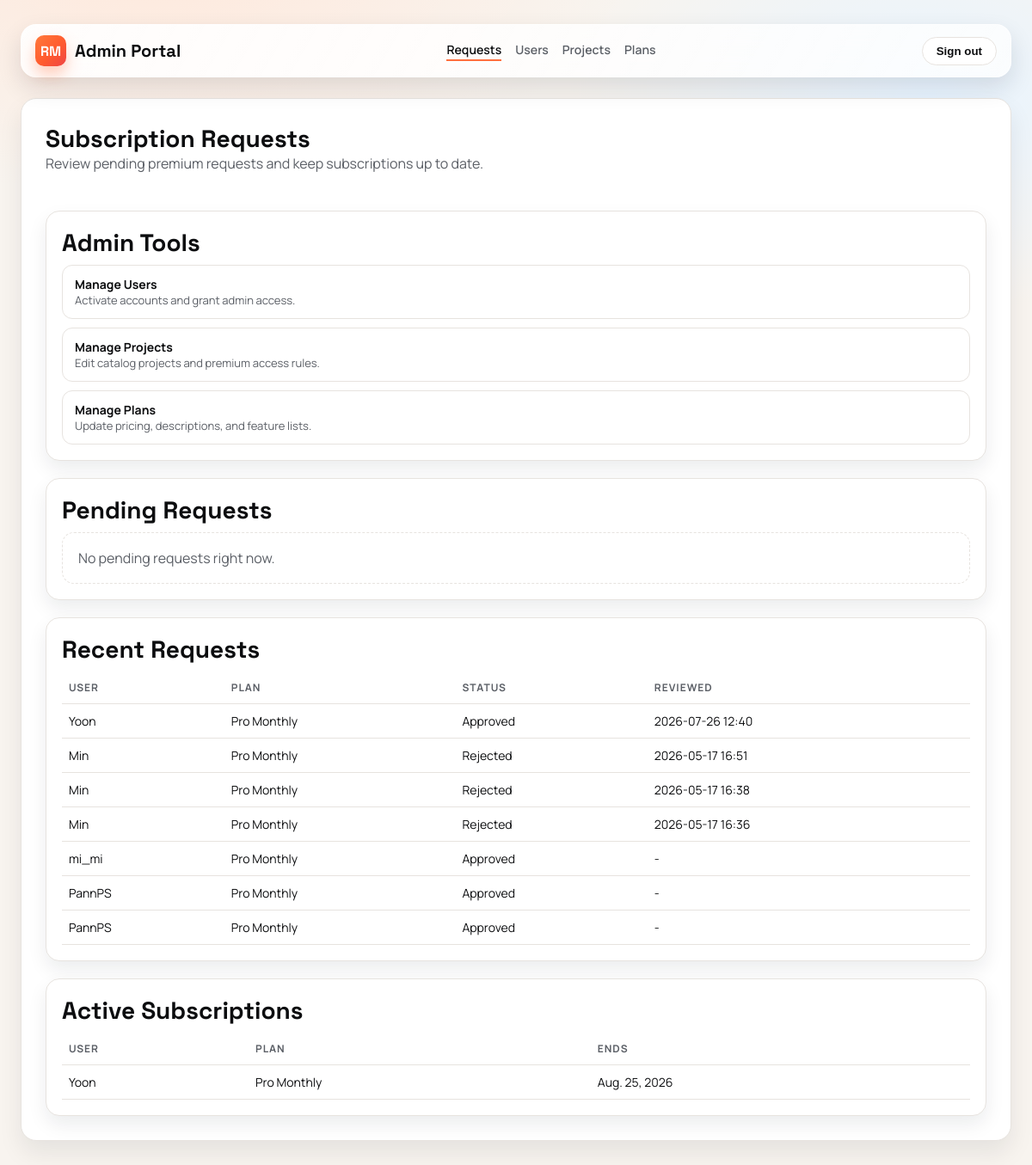
The app's page /admin-portal/ (signed in), older data.
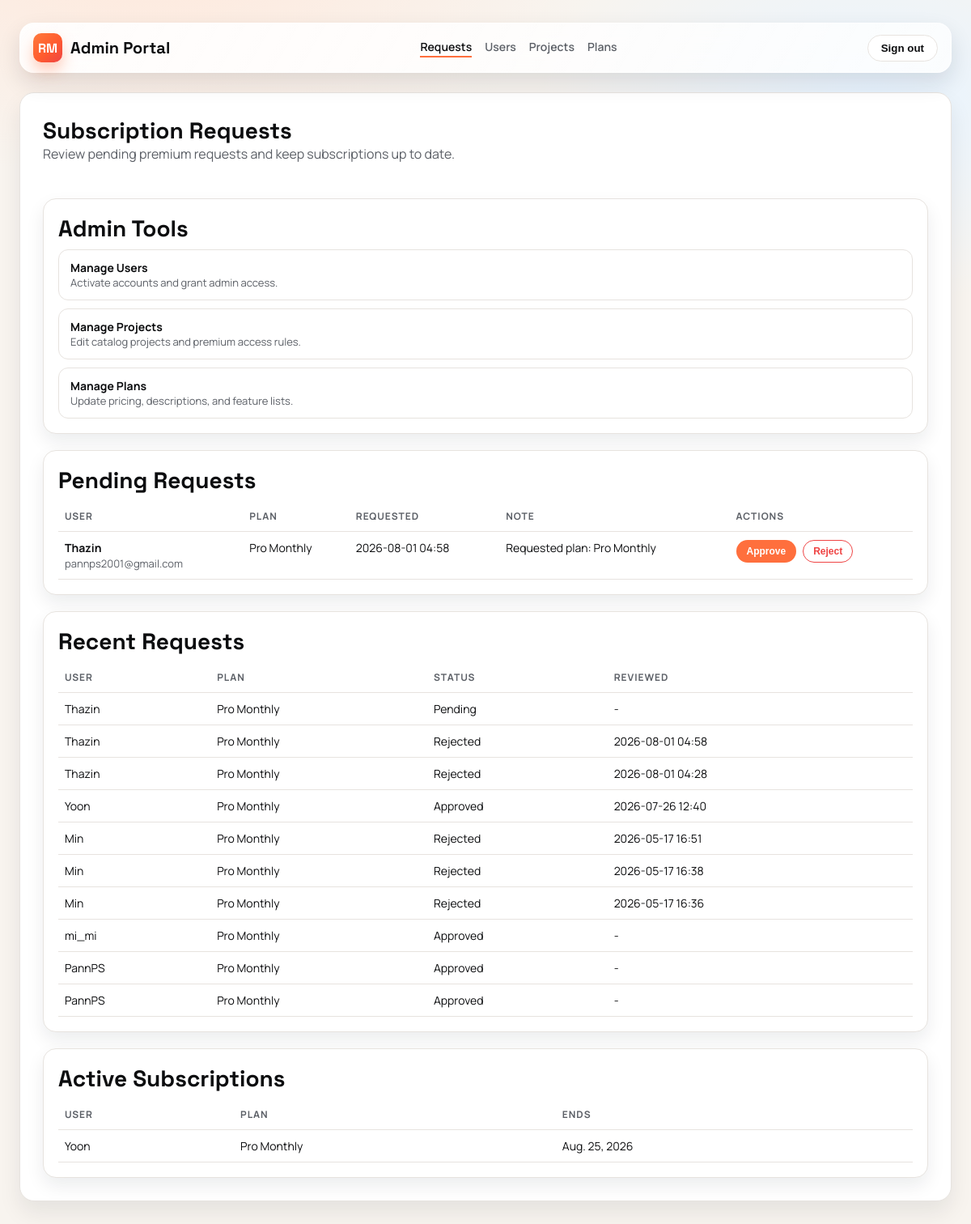
The same page, newer data.
### users/models.py (models this page shows, shortened)
class PremiumRequest(models.Model):
    STATUS_CHOICES = [
        ("pending", "Pending"),
        ("approved", "Approved"),
        ("rejected", "Rejected"),
    ]
    user = models.ForeignKey(settings.AUTH_USER_MODEL, on_delete=models.CASCADE)
    plan = models.ForeignKey("Plan", on_delete=models.PROTECT, blank=True, null=True)
    status = models.CharField(max_length=20, choices=STATUS_CHOICES, default="pending")
    requested_at = models.DateTimeField(auto_now_add=True)
    reviewed_at = models.DateTimeField(blank=True, null=True)
    user_notified_at = models.DateTimeField(blank=True, null=True)
    note = models.TextField(blank=True)
    class Meta:
        ordering = ["-requested_at", "-id"]
        constraints = [
            models.UniqueConstraint(
                fields=["user"],
                condition=Q(status="pending"),
                name="users_one_pending_premium_request_per_user",
            )
        ]

class Plan(models.Model):
    name = models.CharField(max_length=50, unique=True)
    price = models.DecimalField(max_digits=8, decimal_places=2, default=0)
    description = models.TextField(blank=True)
    features = models.TextField(blank=True)
    class Meta:
        ordering = ["name", "id"]

class Subscription(models.Model):
    user = models.ForeignKey(settings.AUTH_USER_MODEL, on_delete=models.CASCADE)
    plan = models.ForeignKey(Plan, on_delete=models.PROTECT)
    start_date = models.DateField(default=timezone.now)
    end_date = models.DateField()
    is_active = models.BooleanField(default=True)
    class Meta:
        ordering = ["-start_date", "-id"]

### users/views.py (the view)
# urls.py: path("admin-portal/", views.admin_dashboard_view, name="admin_dashboard"),
@login_required
def admin_dashboard_view(request):
    if not request.user.is_staff:
        return redirect("admin_login")
    pending_requests = PremiumRequest.objects.filter(status="pending").select_related("user", "plan")
    recent_requests = PremiumRequest.objects.select_related("user", "plan").order_by("-requested_at")[:25]
    active_subscriptions = Subscription.objects.filter(is_active=True).select_related("user", "plan").order_by("-start_date")[:20]
    return render(
        request,
        "users/admin_dashboard.html",
        {
            "pending_requests": pending_requests,
            "recent_requests": recent_requests,
            "active_subscriptions": active_subscriptions,
        },
    )

### users/templates/users/admin_dashboard.html (shortened to what this page needs)
{% extends "users/admin_base.html" %}
{% block content %}
<div class="admin-shell">
    <div class="admin-header">
        <div>
            <h1>Subscription Requests</h1>
            <p class="page-sub">Review pending premium requests and keep subscriptions up to date.</p>
        </div>
    </div>
    <section class="admin-section">
        <h2 class="page-title">Admin Tools</h2>
        <div class="status-stack">
            <a class="status-card" href="{% url 'admin_users' %}">
                <strong>Manage Users</strong>
                <div class="helper-text">Activate accounts and grant admin access.</div>
            </a>
            <a class="status-card" href="{% url 'admin_projects' %}">
                <strong>Manage Projects</strong>
                <div class="helper-text">Edit catalog projects and premium access rules.</div>
            </a>
            <a class="status-card" href="{% url 'admin_plans' %}">
                <strong>Manage Plans</strong>
                <div class="helper-text">Update pricing, descriptions, and feature lists.</div>
            </a>
        </div>
    </section>
    <section class="admin-section">
        <h2 class="page-title">Pending Requests</h2>
        {% if pending_requests %}
            <table class="admin-table">
                <thead>
                    <tr>
                        <th>User</th>
                        <th>Plan</th>
                        <th>Requested</th>
                        <th>Note</th>
                        <th>Actions</th>
                    </tr>
                </thead>
                <tbody>
                    {% for req in pending_requests %}
                        <tr>
                            <td>
                                <strong>{{ req.user.username }}</strong><br />
                                <span class="helper-text">{{ req.user.email }}</span>
                            </td>
                            <td>
                                {% if req.plan %}
                                    {{ req.plan.name }}
                                {% else %}
                                    <span class="pill">No plan selected</span>
                                {% endif %}
                            </td>
                            <td>{{ req.requested_at|date:"Y-m-d H:i" }}</td>
                            <td>{{ req.note|default:"-" }}</td>
                            <td>
                                <div class="admin-actions">
                                    <form method="post" action="{% url 'admin_review_request' req.id %}">
                                        <button class="admin-btn approve" type="submit">Approve</button>
                                    </form>
                                    <form method="post" action="{% url 'admin_review_request' req.id %}">
                                        <button class="admin-btn reject" type="submit">Reject</button>
                                    </form>
                                </div>
                            </td>
                        </tr>
                    {% endfor %}
                </tbody>
            </table>
        {% else %}
            <div class="admin-empty">No pending requests right now.</div>
        {% endif %}
    </section>
    <section class="admin-section">
        <h2 class="page-title">Recent Requests</h2>
        {% if recent_requests %}
            <table class="admin-table">
                <thead>
                    <tr>
                        <th>User</th>
                        <th>Plan</th>
                        <th>Status</th>
                        <th>Reviewed</th>
                    </tr>
                </thead>
                <tbody>
                    {% for req in recent_requests %}
                        <tr>
                            <td>{{ req.user.username }}</td>
                            <td>{% if req.plan %}{{ req.plan.name }}{% else %}-{% endif %}</td>
                            <td>{{ req.get_status_display }}</td>
                            <td>{% if req.reviewed_at %}{{ req.reviewed_at|date:"Y-m-d H:i" }}{% else %}-{% endif %}</td>
                        </tr>
                    {% endfor %}
                </tbody>
            </table>
        {% else %}
            <div class="admin-empty">No requests found.</div>
        {% endif %}
    </section>
    <section class="admin-section">
        <h2 class="page-title">Active Subscriptions</h2>
        {% if active_subscriptions %}
            <table class="admin-table">
                <thead>
                    <tr>
                        <th>User</th>
                        <th>Plan</th>
                        <th>Ends</th>
                    </tr>
                </thead>
                <tbody>
                    {% for sub in active_subscriptions %}
                        <tr>
                            <td>{{ sub.user.username }}</td>
                            <td>{{ sub.plan.name }}</td>
                            <td>{{ sub.end_date }}</td>
                        </tr>
                    {% endfor %}
                </tbody>
            </table>
        {% else %}
            <div class="admin-empty">No active subscriptions.</div>
        {% endif %}
    </section>
</div>
{% endblock %}

### users/templates/users/admin_base.html (shortened to what this page needs)
<!DOCTYPE html>
<html data-theme="light">
<head>
</head>
<body>
    <div class="page">
        <nav class="nav">
            <a class="brand" href="{% url 'admin_dashboard' %}">
                <span class="brand-badge">RM</span>
                Admin Portal
            </a>
            <div class="nav-links">
                <a href="{% url 'admin_dashboard' %}" {% if request.path == '/admin-portal/' %}class="active"{% endif %}>Requests</a>
                <a href="{% url 'admin_users' %}" {% if 'admin-portal/users' in request.path %}class="active"{% endif %}>Users</a>
                <a href="{% url 'admin_projects' %}" {% if 'admin-portal/projects' in request.path %}class="active"{% endif %}>Projects</a>
                <a href="{% url 'admin_plans' %}" {% if 'admin-portal/plans' in request.path %}class="active"{% endif %}>Plans</a>
            </div>
            <div class="nav-actions">
                <form method="post" action="{% url 'logout' %}">
                <button type="submit" class="btn">Sign out</button>
                </form>
            </div>
        </nav>
        <main class="content">
            {% block content %}{% endblock %}
        </main>
    </div>
</body>
</html>

### users/templates/users/admin_base.html (style rules this page uses)
:root { --ink: #0c0d0f; --muted: #5b5f66; --accent: #ff6f3d; --surface: #ffffff; --stroke: #e7e3df; --bg: #f8f4ef; --glow-a: #ffe8db; --glow-b: #e8f4ff; }
* { box-sizing: border-box; }
body { margin: 0; font-family: "Manrope", sans-serif; color: var(--ink); background: radial-gradient(900px 480px at 15% -5%, var(--glow-a) 0, transparent 62%), radial-gradient(700px 420px at 90% 8%, var(--glow-b) 0, transparent 60%), var(--bg); }
a { color: inherit; text-decoration: none; }
.page { max-width: 1200px; margin: 0 auto; padding: 28px 24px 60px; }
.nav { display: flex; align-items: center; justify-content: space-between; padding: 12px 16px; position: sticky; top: 0; z-index: 20; background: linear-gradient(120deg, rgba(255, 255, 255, 0.9), rgba(255, 255, 255, 0.76)); backdrop-filter: blur(14px); border: 1px solid rgba(255, 255, 255, 0.6); border-radius: 18px; box-shadow: 0 12px 28px rgba(15, 23, 42, 0.12); margin-bottom: 24px; }
.brand { display: flex; align-items: center; gap: 10px; font-family: "Space Grotesk", sans-serif; font-weight: 700; font-size: 20px; }
.brand-badge { width: 36px; height: 36px; border-radius: 10px; background: linear-gradient(135deg, #ff7a3c, #ff5b2e 55%, #ef4444); display: grid; place-items: center; color: #fff; font-size: 16px; box-shadow: 0 10px 18px rgba(255, 111, 61, 0.34); }
.nav-links { display: flex; gap: 16px; align-items: center; font-size: 14px; color: var(--muted); }
.nav-links a { padding-bottom: 2px; border-bottom: 2px solid transparent; font-weight: 600; }
.nav-links a.active { color: var(--ink); border-color: var(--accent); }
.nav-actions { display: flex; gap: 12px; align-items: center; }
.btn { border: 1px solid var(--stroke); padding: 8px 16px; border-radius: 999px; background: var(--surface); font-weight: 600; color: var(--ink); cursor: pointer; }
.content { background: var(--surface); border: 1px solid var(--stroke); border-radius: 18px; padding: 28px; box-shadow: 0 14px 28px rgba(15, 23, 42, 0.08); }
.page-title { font-family: "Space Grotesk", sans-serif; font-size: 28px; margin: 0 0 8px; }
.page-sub { color: var(--muted); margin: 0 0 24px; }
.helper-text { color: var(--muted); font-size: 13px; }

### users/templates/users/admin_dashboard.html (style rules this page uses)
.admin-shell { display: grid; gap: 20px; }
.admin-header { display: flex; align-items: center; justify-content: space-between; gap: 16px; flex-wrap: wrap; }
.admin-header h1 { margin: 0; font-family: "Space Grotesk", sans-serif; font-size: 28px; }
.admin-section { border: 1px solid var(--stroke); border-radius: 16px; padding: 18px; background: var(--surface); box-shadow: 0 10px 22px rgba(15, 23, 42, 0.08); }
.status-stack { display: grid; gap: 10px; }
.status-card { padding: 12px 14px; border-radius: 12px; border: 1px solid var(--stroke); background: color-mix(in srgb, var(--surface) 90%, white 10%); font-size: 14px; }
.admin-table { width: 100%; border-collapse: collapse; font-size: 14px; }
.admin-table th, .admin-table td { text-align: left; padding: 10px 8px; border-bottom: 1px solid var(--stroke); vertical-align: top; }
.admin-table th { font-size: 12px; letter-spacing: 0.08em; text-transform: uppercase; color: var(--muted); }
.admin-actions { display: flex; gap: 8px; align-items: center; flex-wrap: wrap; }
.admin-btn { border: 1px solid var(--stroke); padding: 6px 12px; border-radius: 999px; background: var(--surface); font-size: 12px; font-weight: 600; cursor: pointer; }
.admin-btn.approve { background: var(--accent); color: #fff; border-color: transparent; }
.admin-btn.reject { border-color: #ef4444; color: #ef4444; background: transparent; }

Row changes from the older to the newer data that the page shows:
added PremiumRequest: user.username "Thazin", user.email "pannps2001@gmail.com", plan.name "Pro Monthly", requested_at "2026-08-01 04:58", note "Requested plan: Pro Monthly", status "Pending"
added PremiumRequest: user.username "Thazin", plan.name "Pro Monthly", status "Rejected", reviewed_at "2026-08-01 04:58", shown under "Recent Requests"
added PremiumRequest: user.username "Thazin", plan.name "Pro Monthly", status "Rejected", reviewed_at "2026-08-01 04:28", shown under "Recent Requests"
Text that changed along with them:
text no longer shown: "No pending requests right now."
text now shown: "USER PLAN REQUESTED NOTE ACTIONS"
